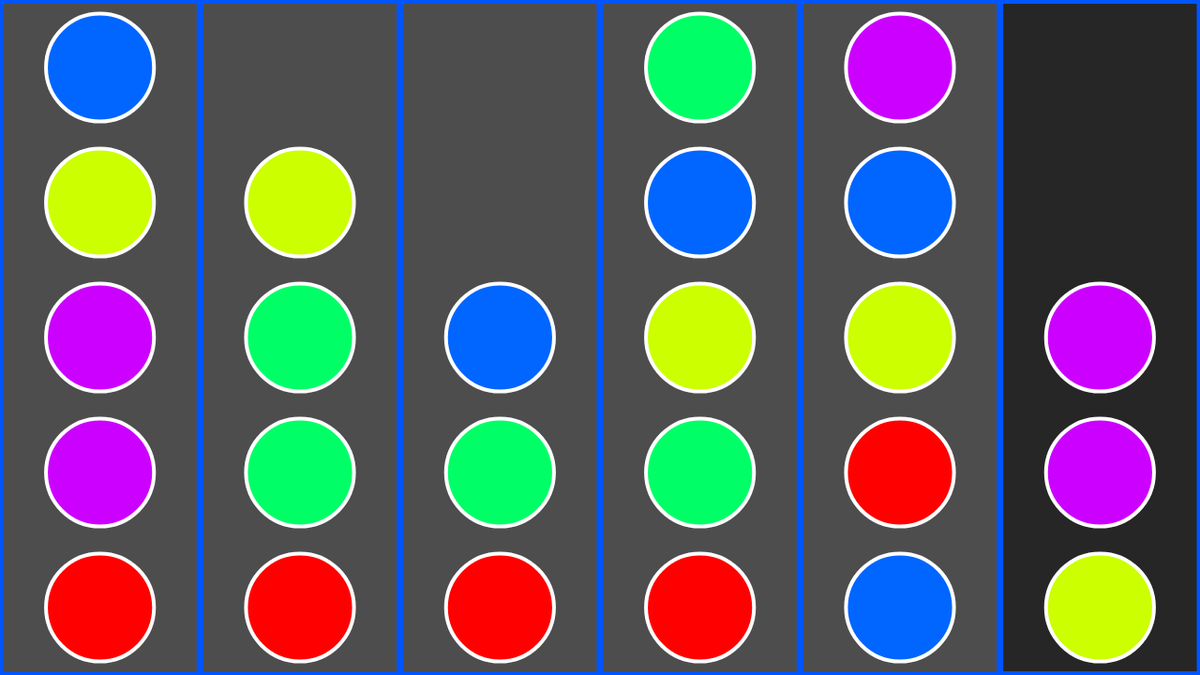
Frame 1 (no input)
Frame 60 (no input): identical to frame 1, image omitted
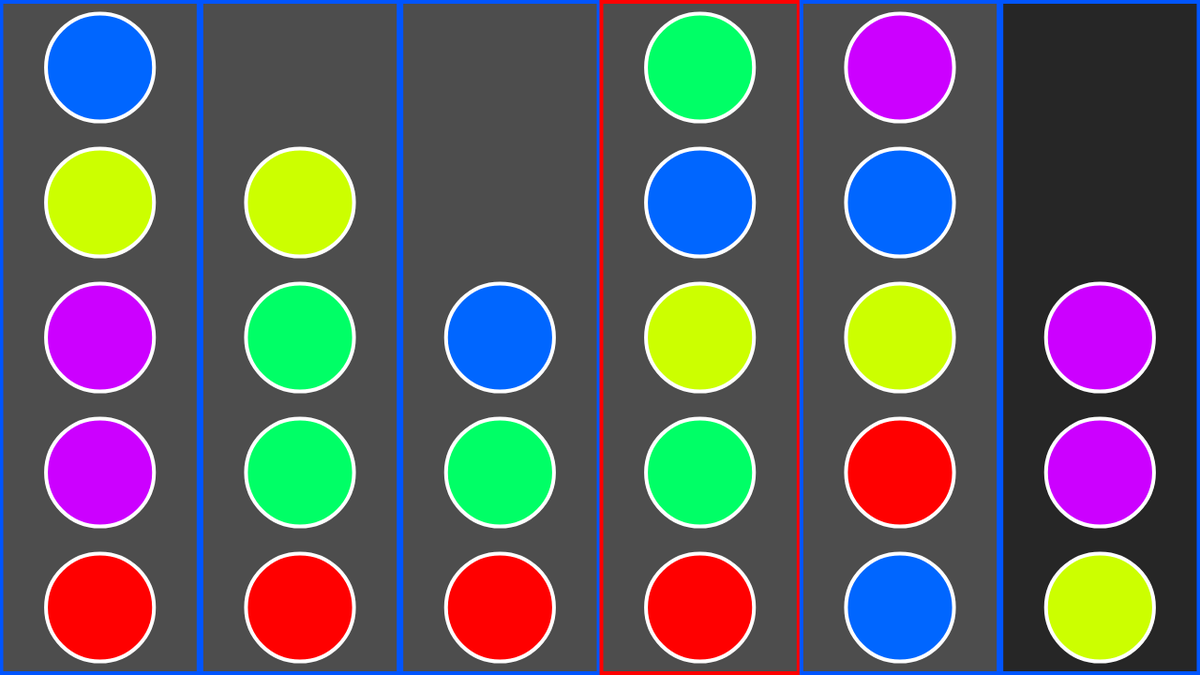
Frame 120 (the mouse pressed at the canvas centre since frame 60)

The p5.js sketch that drew these frames (run headless with seeded random() and noise() and a simulated clock; from frame 60 on, the mouse is pressed at the canvas centre):

// p5.js sketch
// ── sketch.js
let puzzle;
let input;

function setup() {
  createCanvas(1280, 720);

  puzzle = new Puzzle();
  puzzle.shuffle();
  input = -1;
  createP("Move one ball from the top of one stack to the top of another by clicking on one and then clicking on the other.");
  createP("In the solved state, the colors from bottom to top should be RED, YELLOW, GREEN, BLUE, PURPLE.");
  createP("In the solved state, the right-most track should be empty.");
  createP("Press 'S' at any time to shuffle the puzzle.");
}

function keyPressed() {
  if (key == "S") {
    puzzle.shuffle();
  }
}

function mousePressed() {
  puzzle.update(mouseX);
}

function draw() {
  background(0);
  puzzle.show();
  if (puzzle.isSolved()) {
    push();
    rectMode(CENTER);
    textAlign(CENTER, CENTER);
    textSize(height*0.4);
    fill(255, 0, 0, 210);
    stroke(255);
    strokeWeight(8);
    rect(width/2, height/2, width*0.8, height*0.6);
    fill(255);
    text("Solved", width/2, height/2);
    pop();
  }
}

// ── Puzzle.js
class Puzzle {
  constructor(n = 6, k = 5) {
    // n is the number of tracks
    // k is the number of different balls in each track
    // vals is the values of the tracks
    // selection is the current track selected
    this.n = n;
    this.k = k;
    this.vals = [];
    for (let i = 0; i < this.n - 1; i++) {
      this.vals.push([]);
      for (let j = 0; j < this.k; j++) {
        this.vals[i].push(j);
      }
    }
    this.vals.push([]);
    this.selection = -1;
  }

  shuffle(n = this.n*this.k*50) {
    for (let i = 0; i < n; i++) {
      let randArr1 = random(this.vals.filter(filterOutEmpty));
      let randArr2 = random(this.vals.filter(filterOutFull(this.k)));
      if (randArr1 != randArr2) {
        randArr2.push(randArr1.pop());
      }
    }
  }

  update(x) {
    if (this.selection == -1) {
      let possible = floor(x/(width/this.n));
      if (this.vals[possible].length > 0) {
        this.selection = possible;
      }
    } else {
      let swap = floor(x/(width/this.n));
      if (this.vals[swap].length < this.k || swap == this.selection) {
        this.vals[swap].push(this.vals[this.selection].pop());
        this.selection = -1;
      }
    }
  }

  isSolved() {
    for (let i = 0; i < this.n - 1; i++) {
      for (let j = 0; j < this.k; j++) {
        if (this.vals[i][j] != j) {
          return false;
        }
      }
    }
    return true;
  }

  show() {
    let xSpace = width/(this.n);
    let ySpace = height/(this.k);

    push();
    colorMode(HSB);
    rectMode(CENTER);
    strokeWeight(4);
    stroke(255);
    fill(30);

    // show outer boxes
    for (let i = 0; i < this.n; i ++) {
      stroke(220, 100, 100);
      if (i == this.selection) {
        stroke(0, 100, 100);
      }
      if (i == this.n - 1) {
        fill(15);
      }
      let x = width*i/this.n;
      rect(x + width/this.n/2, height/2, width/this.n-3, height-4);
    }

    // show individual balls
    stroke(255);
    let x = xSpace/2;
    let d = min(xSpace*0.8, ySpace*0.8);
    for (let i = 0; i < this.n; i++) {
      let y = height - ySpace/2;
      for (let j = 0; j < this.vals[i].length; j++) {
        fill(360*this.vals[i][j]/this.k, 100, 100);
        ellipse(x, y, d);
        y -= ySpace;
      }
      x += xSpace;
    }
    pop();
  }
}

function filterOutEmpty(arr) {
  return arr.length > 0;
}

function filterOutFull(maxSize) {
  return function(arr) {
    return arr.length < maxSize;
  }
}
